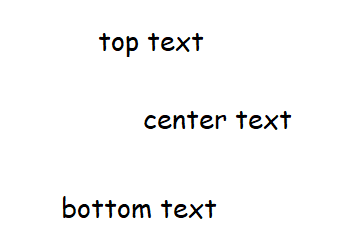
#> input picture test.png, 363 x 244 px
$ python test.py
#> lines starting #> are read from the running program, lines starting #| are printed output that depends on the picture
import cv2
import pytesseract

pytesseract.pytesseract.tesseract_cmd = 'C:\Program Files\Tesseract-OCR\tesseract.exe'

img = cv2.imread('test.png')
#> img is the input picture: shape (244, 363, 3); mean B, G, R 248.5, 248.5, 248.5
grayImg = cv2.cvtColor(img, cv2.COLOR_BGR2GRAY)
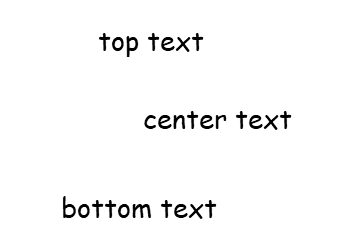
#> grayImg: shape (244, 363); min 0, max 255, mean 248.5

ret, thresh1 = cv2.threshold(img, 220, 255, cv2.THRESH_BINARY)
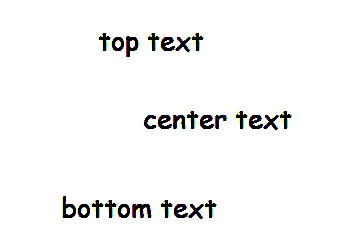
#> thresh1: shape (244, 363, 3); mean B, G, R 246.5, 246.7, 246.5
ret, thresh2 = cv2.threshold(img, 220, 255, cv2.THRESH_BINARY_INV)
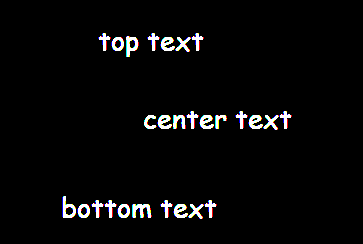
#> thresh2: shape (244, 363, 3); mean B, G, R 8.5, 8.3, 8.5
ret, thresh3 = cv2.threshold(img, 220, 255, cv2.THRESH_TRUNC)
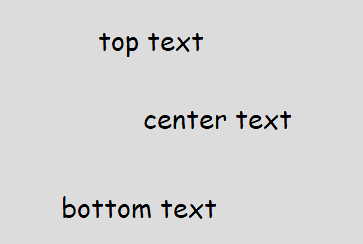
#> thresh3: shape (244, 363, 3); mean B, G, R 214.7, 214.7, 214.7
ret, thresh4 = cv2.threshold(img, 220, 255, cv2.THRESH_TOZERO)
ret, thresh5 = cv2.threshold(img, 220, 255, cv2.THRESH_TOZERO_INV)
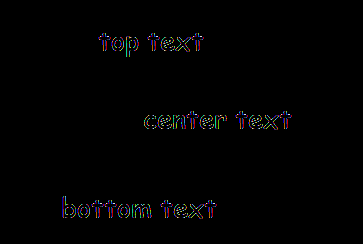
#> thresh5: shape (244, 363, 3); mean B, G, R 2, 1.8, 2

cv2.imshow('test.png', img)
cv2.imshow('testGrayscale.png', grayImg)
cv2.imshow('threshold1', thresh1)
cv2.imshow('threshold2', thresh2)
cv2.imshow('threshold3', thresh3)
cv2.imshow('threshold4', thresh4)
cv2.imshow('threshold5', thresh5)
cv2.waitKey(0)
cv2.destroyAllWindows()
